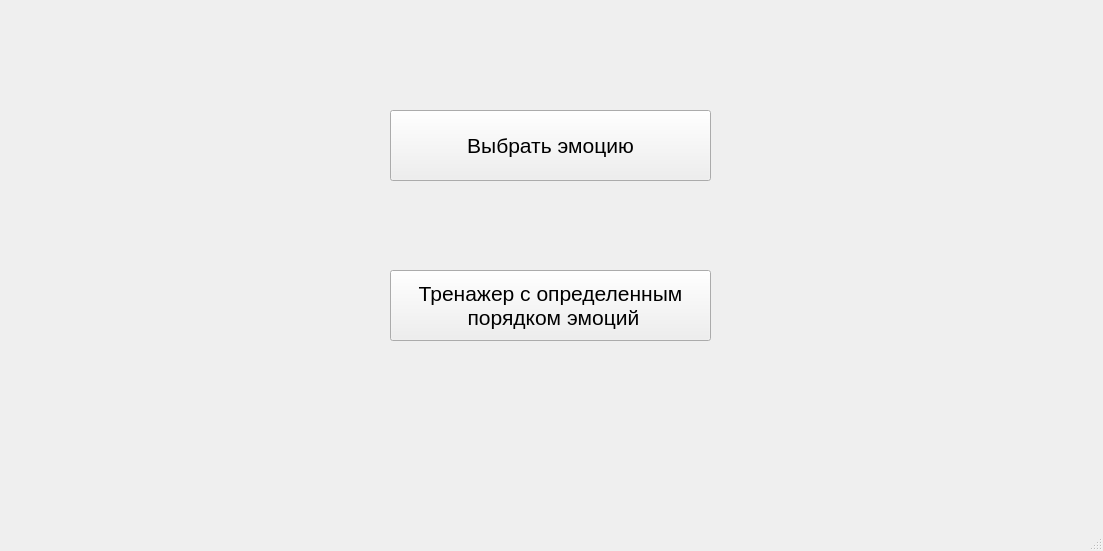
<?xml version="1.0" encoding="UTF-8"?>
<ui version="4.0">
 <class>MainWindow</class>
 <widget class="QMainWindow" name="MainWindow">
  <property name="geometry">
   <rect>
    <x>0</x>
    <y>0</y>
    <width>1103</width>
    <height>551</height>
   </rect>
  </property>
  <property name="windowTitle">
   <string>MainWindow</string>
  </property>
  <widget class="QWidget" name="centralwidget">
   <widget class="QPushButton" name="pushButton">
    <property name="geometry">
     <rect>
      <x>390</x>
      <y>110</y>
      <width>321</width>
      <height>71</height>
     </rect>
    </property>
    <property name="font">
     <font>
      <pointsize>16</pointsize>
     </font>
    </property>
    <property name="text">
     <string>Выбрать эмоцию</string>
    </property>
   </widget>
   <widget class="QPushButton" name="pushButton_2">
    <property name="geometry">
     <rect>
      <x>390</x>
      <y>270</y>
      <width>321</width>
      <height>71</height>
     </rect>
    </property>
    <property name="font">
     <font>
      <pointsize>16</pointsize>
     </font>
    </property>
    <property name="text">
     <string>Тренажер с определенным 
 порядком эмоций</string>
    </property>
   </widget>
  </widget>
  <widget class="QMenuBar" name="menubar">
   <property name="geometry">
    <rect>
     <x>0</x>
     <y>0</y>
     <width>1121</width>
     <height>21</height>
    </rect>
   </property>
  </widget>
  <widget class="QStatusBar" name="statusbar"/>
 </widget>
 <resources>
  <include location="../pictures/picture.qrc"/>
 </resources>
 <connections/>
</ui>
